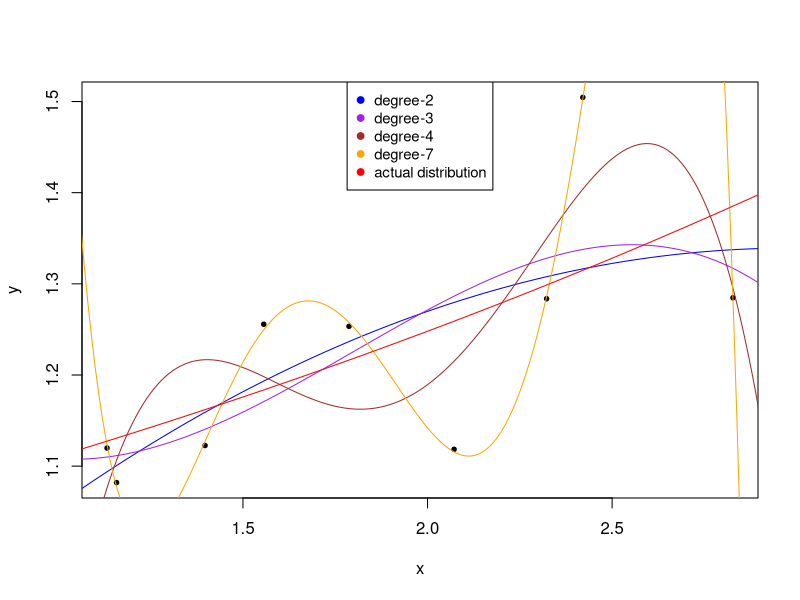

Recreate this plot in R.
## ---- chunk 1
set.seed(1996)
N <- 3
## ---- chunk 2
x <- sort(runif(3*N, min = 1, max = N))
eps <- rnorm(3*N, 0, .1)
b <- c(1, 0.1, 0.01, 0.001)
y <- sapply(X = x, FUN = function(x) b[1] + b[2]*x + b[3]*x*x + b[4]*x*x*x)
y <- y + eps
## ---- chunk 3
df <- as.data.frame(poly(x, degree = 1000, raw = TRUE))
colnames(df) <- paste('x', 1:1000, sep = '')
df <- cbind(y = y, df)

xd <- seq(from = 1, to = N, by = 0.01)
tdata <- as.data.frame(poly(xd, degree = 1000, raw = TRUE))
colnames(tdata) <- paste('x', 1:1000, sep = '')
## ---- chunk 4
plot(x, y, type = "p", cex = 0.6, pch = 19)

# trying to fit polynomial of different degree
lines(xd, predict(lm(y ~ ., data = df[1:3]), newdata = tdata), 'l', col = "blue")
lines(xd, predict(lm(y ~ ., data = df[1:4]), newdata = tdata), 'l', col = "purple")
lines(xd, predict(lm(y ~ ., data = df[1:5]), newdata = tdata), 'l', col = "brown")
lines(xd, predict(lm(y ~ ., data = df[1:8]), newdata = tdata), 'l', col = "orange")

# actual fit
lines(xd, sapply(X = xd, FUN = function(x) b[1] + b[2]*x + b[3]*x*x + b[4]*x*x*x), 'l', col = "red")

legend(x = "top", legend = c("degree-2", "degree-3", "degree-4", "degree-7", "actual distribution"), 
       col = c("blue", "purple", "brown", "orange", "red"), cex = 0.9, pch = 19)
